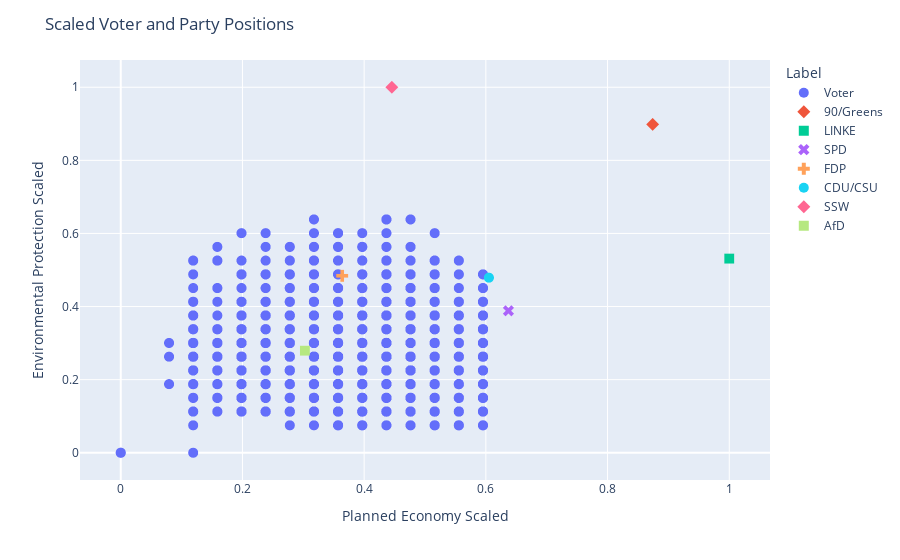

Notebook code cell kept with this figure:
### Code cell
concatenated_df = pd.concat([voter_scaled, party_scaled], ignore_index=True)

fig = px.scatter(
    concatenated_df,
    x='Planned Economy Scaled',
    y='Environmental Protection Scaled',
    color='Label',
    symbol='Label')
fig.update_traces(marker=dict(size=10))
fig.update_layout(title='Scaled Voter and Party Positions')
fig.show()

### Figure 1 — Plotly figure (JSON) as saved in the notebook; plotly's stock layout.template omitted (floating-point values rounded to 4 significant figures; data arrays with more than 128 entries replaced by an {"elided": "..."} marker saying what was removed)
{"data": [{"hovertemplate": "Label=Voter<br>Planned Economy Scaled=%{x}<br>Environmental Protection Scaled=%{y}<extra></extra>", "legendgroup": "Voter", "marker": {"color": "#636efa", "size": 10, "symbol": "circle"}, "mode": "markers", "name": "Voter", "showlegend": true, "type": "scattergl", "x": {"elided": "6238 float values"}, "xaxis": "x", "y": {"elided": "6238 float values"}, "yaxis": "y"}, {"hovertemplate": "Label=90/Greens<br>Planned Economy Scaled=%{x}<br>Environmental Protection Scaled=%{y}<extra></extra>", "legendgroup": "90/Greens", "marker": {"color": "#EF553B", "size": 10, "symbol": "diamond"}, "mode": "markers", "name": "90/Greens", "showlegend": true, "type": "scattergl", "x": [0.8742], "xaxis": "x", "y": [0.8984], "yaxis": "y"}, {"hovertemplate": "Label=LINKE<br>Planned Economy Scaled=%{x}<br>Environmental Protection Scaled=%{y}<extra></extra>", "legendgroup": "LINKE", "marker": {"color": "#00cc96", "size": 10, "symbol": "square"}, "mode": "markers", "name": "LINKE", "showlegend": true, "type": "scattergl", "x": [1], "xaxis": "x", "y": [0.531], "yaxis": "y"}, {"hovertemplate": "Label=SPD<br>Planned Economy Scaled=%{x}<br>Environmental Protection Scaled=%{y}<extra></extra>", "legendgroup": "SPD", "marker": {"color": "#ab63fa", "size": 10, "symbol": "x"}, "mode": "markers", "name": "SPD", "showlegend": true, "type": "scattergl", "x": [0.6371], "xaxis": "x", "y": [0.3884], "yaxis": "y"}, {"hovertemplate": "Label=FDP<br>Planned Economy Scaled=%{x}<br>Environmental Protection Scaled=%{y}<extra></extra>", "legendgroup": "FDP", "marker": {"color": "#FFA15A", "size": 10, "symbol": "cross"}, "mode": "markers", "name": "FDP", "showlegend": true, "type": "scattergl", "x": [0.364], "xaxis": "x", "y": [0.4842], "yaxis": "y"}, {"hovertemplate": "Label=CDU/CSU<br>Planned Economy Scaled=%{x}<br>Environmental Protection Scaled=%{y}<extra></extra>", "legendgroup": "CDU/CSU", "marker": {"color": "#19d3f3", "size": 10, "symbol": "circle"}, "mode": "markers", "name": "CDU/CSU", "showlegend": true, "type": "scattergl", "x": [0.605], "xaxis": "x", "y": [0.479], "yaxis": "y"}, {"hovertemplate": "Label=SSW<br>Planned Economy Scaled=%{x}<br>Environmental Protection Scaled=%{y}<extra></extra>", "legendgroup": "SSW", "marker": {"color": "#FF6692", "size": 10, "symbol": "diamond"}, "mode": "markers", "name": "SSW", "showlegend": true, "type": "scattergl", "x": [0.4455], "xaxis": "x", "y": [1], "yaxis": "y"}, {"hovertemplate": "Label=AfD<br>Planned Economy Scaled=%{x}<br>Environmental Protection Scaled=%{y}<extra></extra>", "legendgroup": "AfD", "marker": {"color": "#B6E880", "size": 10, "symbol": "square"}, "mode": "markers", "name": "AfD", "showlegend": true, "type": "scattergl", "x": [0.3025], "xaxis": "x", "y": [0.2791], "yaxis": "y"}], "layout": {"legend": {"title": {"text": "Label"}, "tracegroupgap": 0}, "margin": {"t": 60}, "title": {"text": "Scaled Voter and Party Positions"}, "xaxis": {"anchor": "y", "domain": [0, 1], "title": {"text": "Planned Economy Scaled"}}, "yaxis": {"anchor": "x", "domain": [0, 1], "title": {"text": "Environmental Protection Scaled"}}}}
